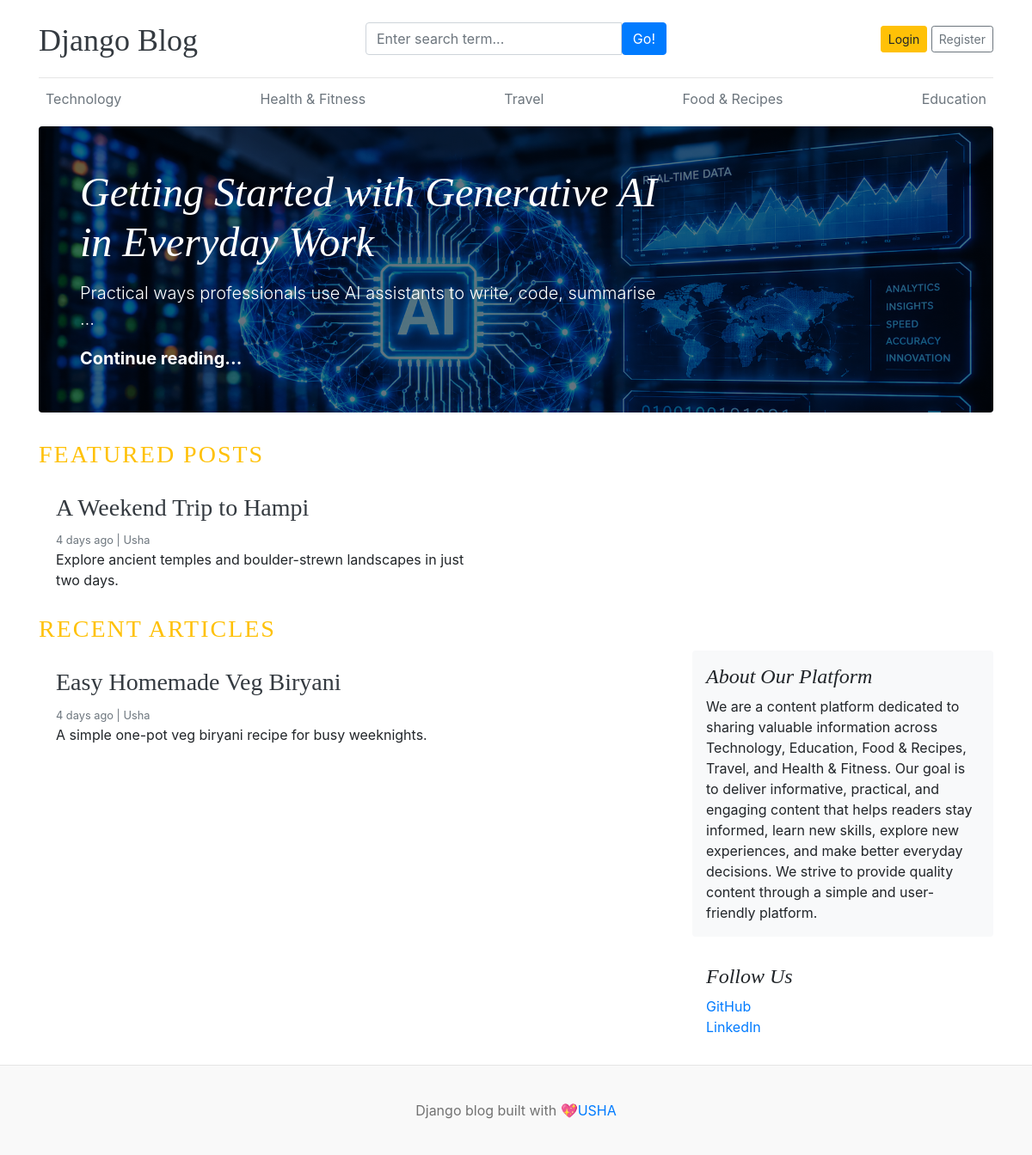
The page / on the database its author committed.
### blogs/models.py (models this page shows, shortened)
class Category (models.Model):
    category_name=models.CharField(max_length=50,unique=True)
    created_at=models.DateTimeField(auto_now_add=True)
    updated_at=models.DateTimeField(auto_now=True)
    class Meta:
        verbose_name_plural='categories'
    def __str__(self):
        return self.category_name

class Blog(models.Model):
     title = models.CharField(max_length=100)
     slug =models.SlugField(max_length=150,unique=True,blank=True)
     category = models.ForeignKey(Category,on_delete=models.CASCADE)
     author = models.ForeignKey(User,on_delete=models.CASCADE)
     featured_image = models.ImageField(upload_to='uploads/%Y/%m/%d')
     short_description = models.TextField(max_length=500)
     blog_body = models.TextField(max_length=2000)
     status = models.CharField(max_length=20,choices=STATUS_CHOICES,default="Draft")
     is_featured = models.BooleanField(default=False)
     created_at = models.DateTimeField(auto_now_add=True)
     updated_at = models.DateTimeField(auto_now=True)
     def __str__(self):
         return self.title

class About(models.Model):
    about_heading = models.CharField(max_length=25)
    about_description = models.TextField(max_length=500)
    created_at=models.DateTimeField(auto_now_add=True)
    updated_at=models.DateTimeField(auto_now=True)
    class Meta:
        verbose_name_plural = 'About'

class SocialLink(models.Model):
    platform = models.CharField(max_length=25)
    link = models.URLField(max_length=100)
    created_at=models.DateTimeField(auto_now_add=True)
    updated_at=models.DateTimeField(auto_now=True)

### blog_main/views.py (the view)
# urls.py: 2. Add a URL to urlpatterns:  path('', views.home, name='home')
def home(request):
    featured_posts = Blog.objects.filter(is_featured=True , status='Published').order_by('updated_at')
    posts = Blog.objects.filter(is_featured=False,status='Published')
    print("FEATURED POSTS:", featured_posts)
    print("RECENT POSTS:", posts)
    try:
        about = About.objects.first()
    except :
        about = None
    context ={
        'featured_posts' : featured_posts,
        'posts' : posts,
        'about' :about,
    }
    return render(request,'home.html',context)

### blogs/context_processors.py (called while the page is built)
def get_categories(request):
    categories = Category.objects.all()
    return dict(categories=categories)

def get_social_links(request):
    social_links = SocialLink.objects.all()
    return dict(social_links = social_links)

### templates/home.html
{% extends 'base.html' %}
{% block content %}
{% for post in featured_posts %}
{% if forloop.first %}
<div class="jumbotron p-3 p-md-5 text-white rounded bg-dark"
  style="background-image: url({{ post.featured_image.url }});background-blend-mode: overlay;background-size:cover;">
  <div class="col-md-8 px-0">
    <h1 class="display-4 font-italic">{{post.title}}</h1>
    <p class="lead my-3">{{post.short_description | truncatewords:10 }}</p>
    <p class="lead mb-0"><a href="{% url 'blogs' post.slug %}" class="text-white font-weight-bold">Continue reading...</a></p>
  </div>
</div>
{% endif %}
{% endfor %}
<h3 class="text-uppercase text-warning" style="letter-spacing: 2px ;">Featured Posts</h3>
<div class="row mb-2">
  {% for post in featured_posts %}
  {% if not forloop.first %}
  <div class="col-md-6">
    <div class="card border-0">
      <div class="card-body">
        <h3><a href="{% url 'blogs' post.slug %}" class="text-dark">{{post.title}}</a></h3>
        <small class="mb-1 text-muted">{{post.created_at | timesince }} ago | {{post.author}}</small>
        <p class="card-text">{{post.short_description | truncatewords:25 }}</p>
      </div>
    </div>
  </div>
  {% endif %}
  {% endfor %}
</div>
<h3 class="text-uppercase text-warning" style="letter-spacing: 2px ;">Recent Articles</h3>
<main role="main" class="container p-0">
  <div class="row">
    <div class="col-md-8 blog-main">
      {% for post in posts %}
      <div class="card border-0">
        <div class="card-body">
          <h3><a href="{% url 'blogs' post.slug %}" class="text-dark">{{post.title}}</a></h3>
          <small class="mb-1 text-muted">{{post.created_at | timesince }} ago | {{post.author}}</small>
          <p class="card-text">{{post.short_description | truncatewords:25 }}</p>
        </div>
      </div>
      {% endfor %}
    </div>
    <aside class="col-md-4 blog-sidebar">
      <div class="p-3 mb-3 bg-light rounded">
        <h4 class="font-italic">{{about.about_heading}}</h4>
        <p class="mb-0">{{about.about_description}}</p>
      </div>
      {% if social_links %}
      <div class="p-3">
        <h4 class="font-italic">Follow Us</h4>
        <ol class="list-unstyled">
          {% for i in social_links %}
          <li><a href="{{i.link}}" target="_blank">{{i.platform}}</a></li>
          {% endfor %}
        </ol>
      </div>
      {% endif %}
    </aside>
  </div>
</main>
</div>
{% endblock %}

### templates/base.html (shortened to what this page needs)
{% load static %}
<!DOCTYPE html>
<html lang="en">
<head>
  <link href="https://stackpath.bootstrapcdn.com/bootstrap/4.5.2/css/bootstrap.min.css" rel="stylesheet">
  <link href="{% static 'css/blog.css' %}" rel="stylesheet">
</head>
<body>
  <div class="container">
    <header class="blog-header py-3">
      <div class="row flex-nowrap justify-content-between align-items-center">
        <div class="col-4 pt-1">
          <a class="blog-header-logo text-dark" href="/">Django Blog</a>
        </div>
        <div class="col-4">
          <form action="{% url 'search' %}" method="GET">
            <div class="input-group">
              <input class="form-control" type="text" name="keyword"value='{{ keyword }}' placeholder="Enter search term..."
                aria-label="Enter search">
                <button type="submit" class="btn btn-primary" id="button-search" type="button">Go!</button>
            </div>
          </form>
        </div>
        <div class="col-4 d-flex justify-content-end align-items-center">
          {% if not user.is_authenticated %}
          <a class="btn btn-sm btn-warning" href="{% url 'login' %}">Login</a>&nbsp;
          <a class="btn btn-sm btn-outline-secondary" href="{% url 'register' %}">Register</a>
          {% else %}
          <span>You are logged in as {{user}}</span>
          &emsp;
          <span><a href="{% url 'logout' %}">Logout</a> </span>
          {% endif %}
        </div>
      </div>
    </header>
    <div class="nav-scroller py-1 mb-2">
      <nav class="nav d-flex justify-content-between">
        {% for cat in categories %}
        <a class="p-2 text-muted" href="{% url 'posts_by_category' cat.id %}">{{ cat }}</a>
        {% endfor %}
      </nav>
    </div>
    {% block content %}
    {% endblock %}
    <footer class="blog-footer">
      <p>Django blog built with 💖<a href="#">USHA</a></p>
    </footer>
</body>

### static/css/blog.css (style rules this page uses)
.blog-header { border-bottom: 1px solid #e5e5e5; }
.blog-header-logo { font-family: "Playfair Display", Georgia, "Times New Roman", serif; font-size: 2.25rem; }
h1, h2, h3, h4, h5, h6 { font-family: "Playfair Display", Georgia, "Times New Roman", serif; }
.display-4 { font-size: 2.5rem; }
@media (min-width: 768px) { .display-4 { font-size: 3rem; } }
.blog-footer { padding: 2.5rem 0; color: #727272; text-align: center; background-color: #f9f9f9; border-top: .05rem solid #e5e5e5; }
.blog-footer p:last-child { margin-bottom: 0; }

### rows shown on the page
Category: category_name "Technology"
Category: category_name "Health & Fitness"
Category: category_name "Travel"
Category: category_name "Food & Recipes"
Category: category_name "Education"
Blog: featured_image (picture), title "Getting Started with Generative AI in Everyday Work", short_description "Practical ways professionals use AI assistants to write, code, summarise …"
Blog: title "A Weekend Trip to Hampi", created_at "4 days", author "Usha", short_description "Explore ancient temples and boulder-strewn landscapes in just two days."
Blog: title "Easy Homemade Veg Biryani", created_at "4 days", author "Usha", short_description "A simple one-pot veg biryani recipe for busy weeknights."
About: about_heading "About Our Platform", about_description "We are a content platform dedicated to sharing valuable information across Technology, Education, Food & Recipes, Travel, and Health & Fitness. Our goal is to deliver informative, practical, and engaging content that helps readers stay informed, learn new skills, explore new experiences, and make better everyday decisions. We strive to provide quality content through a simple and user-friendly platform."
SocialLink: platform "GitHub"
SocialLink: platform "LinkedIn"
